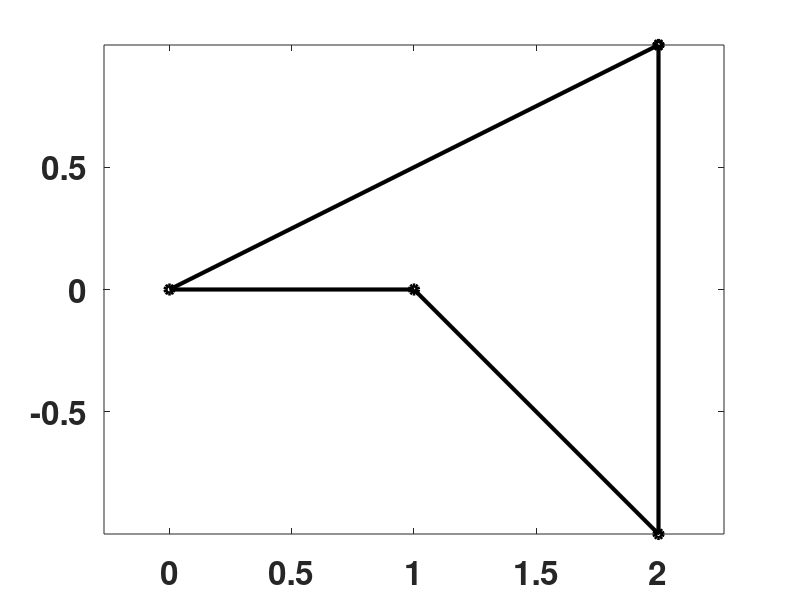
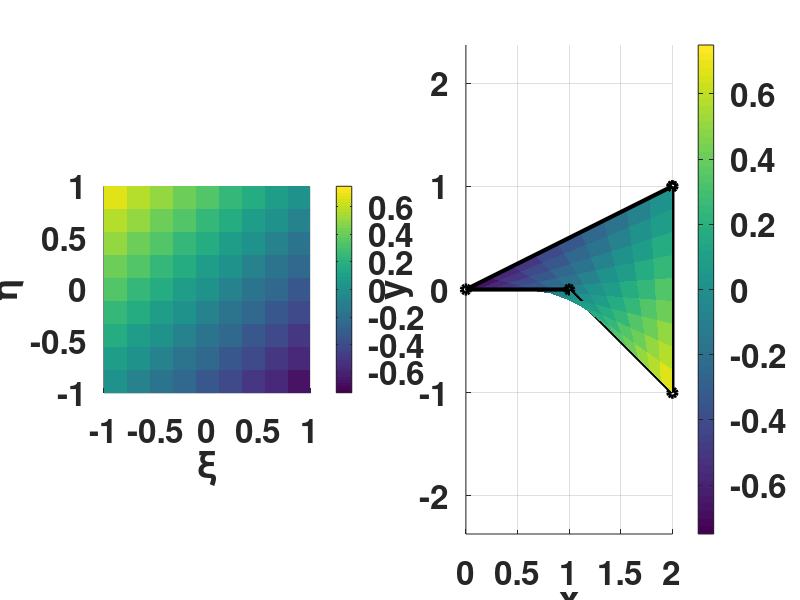
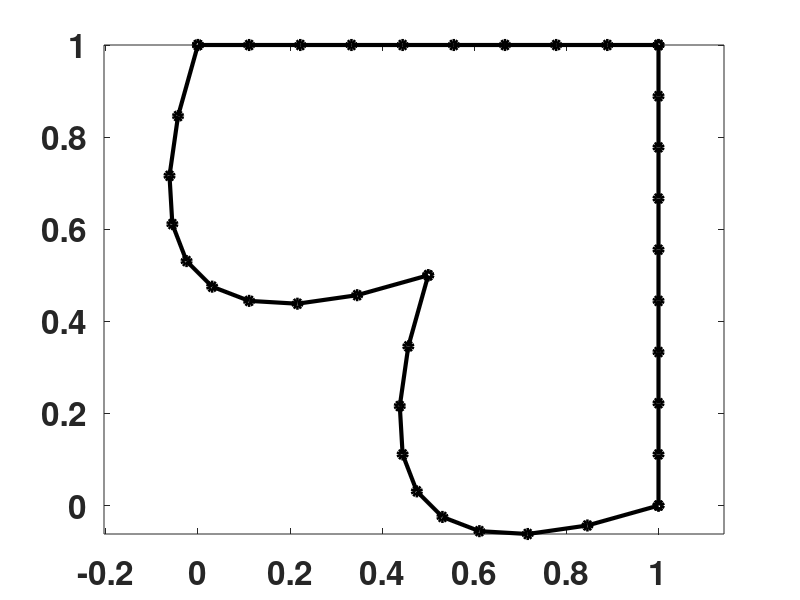
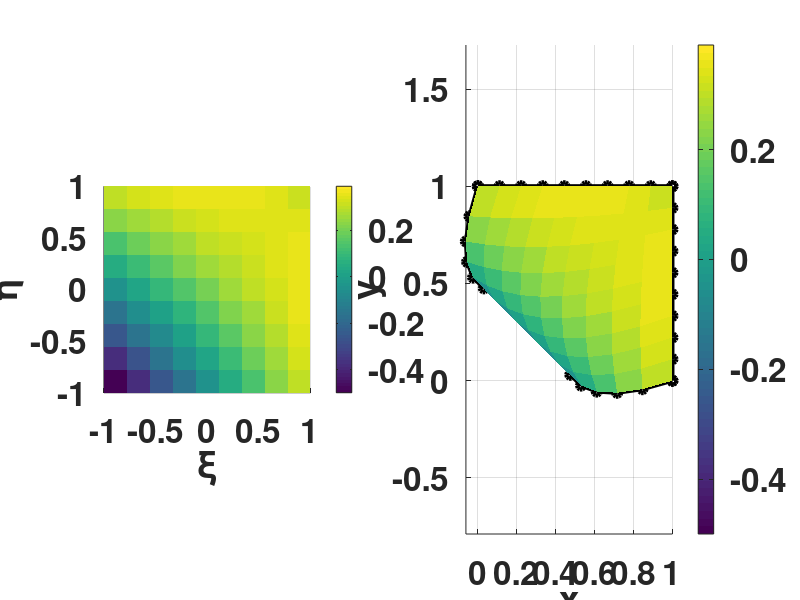

MATLAB code to generate these figures, in order:
%% Jacobian variation in Quadrilateral elements
% Use this function to explore the value of the Jacobian at different
% locations in an element based on nodal locations.
function HW7Problem2
clear 
close all
set(0,'defaultLineLineWidth',3)
set(0,'defaultTextFontSize',24)
set(0,'defaultAxesFontSize',24)
set(0,'defaultAxesFontWeight','bold')

%% Q4 elements
% For the assigned nodal positions, show that the Jacobian can be negative
% for concave Q4 elements.

% Input global nodal positions
XY=[2 1 ; 0 0; 1 0; 2 -1];
JacCalcFun(XY)

%% Q8 elements
% See how the Jacobian varies as the midside node moves for a Q8 element.

% Input global nodal positions
XY=[0 0; 1 0 ; 1 1 ; 0 1 ; 0.5 0 ; 1 0.5 ; 0.5 1 ; 0 0.5];
XY=[0.5 0.5; 1 0 ; 1 1 ; 0 1 ; 0.5 0 ; 1 0.5 ; 0.5 1 ; 0 0.5]; % Part 2
%XY=[0 0; 1 0 ; 1 1 ; 0 1 ; 0.5 0 ; 0.75 0.5 ; 0.5 0.75 ; 0 0.5]; % Part 3
%XY=[0 0; 1 0 ; 1 1 ; 0 1 ; 0.5 0 ; 0.7 0.5 ; 0.5 0.7 ; 0 0.5]; % Part 4
JacCalcFun(XY);

%% Calculation function
% This function actually contains all calculations, based on the nodal
% positions.
function JacCalcFun(XY)
nnpe=size(XY,1);
%%
% Plot the element shape. For 8 node elements, plot the curved sides.
figure
switch nnpe
    case 4
        plot(XY([1:end,1],1),XY([1:end,1],2),'o-k'); axis equal
    case 8
        edges=linspace(-1,1,10);
        exi=[edges,ones(size(edges)),-edges,-1*ones(size(edges))];
        eeta=[-1*ones(size(edges)),edges,ones(size(edges)),-edges];
        for e=1:length(exi)
            N=Nmat(exi(e),eeta(e),nnpe); % get the shape functions to plot in the physical domain
            ex(e)=N*XY(:,1); % use the shape functions to find the global
            ey(e)=N*XY(:,2); % coordinates of this \xi, \eta
        end
        plot(ex,ey,'o-k'); axis equal
end
        


%% 
% Make a grid of $\xi$ and $\eta$ positions to calculate the Jacobian. Use
% the shape functions to find the physical coordinate of the $(\xi, \eta)$
% position.
points=linspace(-1,1,10);
[XI,ETA]=meshgrid(points,points);

for row=1:size(XI,1)
    for col=1:size(XI,2)
        xi=XI(row,col); eta=ETA(row,col);
        Jac=JacMat(xi,eta,XY);
        detJ(row,col)=det(Jac);
        N=Nmat(xi,eta,nnpe); % get the shape functions to plot in the physical domain
        x(row,col)= N * XY(:,1); % use the shape functions to find the global 
        y(row,col)= N * XY(:,2); % coordinates of this \xi, \eta
    end
end

%%
% Plot the determinant of the Jacobian in both parent and physical domains.

figure
subplot(1,2,1)
surf(XI,ETA,detJ,'EdgeColor','none')
view(2)
C=colorbar;
%L=cellfun(@(x)sprintf('%.3f',x),num2cell(get(C,'xtick')),'Un',0);
%set(C,'xticklabel',L)
xlabel('\xi')
ylabel('\eta')
axis square

subplot(1,2,2)
surf(x,y,detJ,'EdgeColor','none')
hold on
switch nnpe
    case 4
        plot(XY([1:end,1],1),XY([1:end,1],2),'o-k'); axis equal
    case 8
        plot(ex,ey,'o-k'); axis equal
end
view(2)
C=colorbar;
%L=cellfun(@(x)sprintf('%.3f',x),num2cell(get(C,'xtick')),'Un',0);
%set(C,'xticklabel',L)
xlabel('x')
ylabel('y')
axis equal tight



%% Shape function array
function N=Nmat(xi, eta, nnpe)
switch nnpe
    case 4 
        N=1/4*[(1-xi)*(1-eta), (1+xi)*(1-eta), (1+xi)*(1+eta), (1-xi)*(1+eta)];
    case 8
        N=[(-1/4)*(1-xi)*(1-eta)*(1+xi+eta);
           (-1/4)*(1+xi)*(1-eta)*(1-xi+eta);
           (-1/4)*(1+xi)*(1+eta)*(1-xi-eta);
           (-1/4)*(1-xi)*(1+eta)*(1+xi-eta);
           (1/2)*(1-xi^2)*(1-eta);
           (1/2)*(1+xi)*(1-eta^2);
           (1/2)*(1-xi^2)*(1+eta);
           (1/2)*(1-xi)*(1-eta^2)]';
end        

%% Shape function gradient array
function GN=GNmat(xi, eta, nnpe)
switch nnpe
    case 4
        GN=(1/4)*[(eta-1), (1-eta), (eta+1), -(eta+1);
                  (xi-1),  (1-xi),  (xi+1),  -(xi+1)];
    case 8
        GN=[
            -1/4*(-1+eta)*(+2*xi+eta),-1/4*(-1+xi)*(+xi+2*eta); 
            +1/4*(-1+eta)*(-2*xi+eta),+1/4*(+1+xi)*(-xi+2*eta); 
            +1/4*(+1+eta)*(+2*xi+eta),+1/4*(+1+xi)*(+xi+2*eta); 
            -1/4*(+1+eta)*(-2*xi+eta),-1/4*(-1+xi)*(-xi+2*eta); 
            xi*(-1+eta),1/2*(1+xi)*(-1+xi);
            -1/2*(1+eta)*(-1+eta),-eta*(1+xi);
            -xi*(1+eta),-1/2*(1+xi)*(-1+xi);
            1/2*(1+eta)*(-1+eta),eta*(-1+xi)]';
end        

%% Jacobian matrix
function Jac=JacMat(xi, eta, XY)
GN=GNmat(xi,eta,size(XY,1));
Jac=GN * XY;
